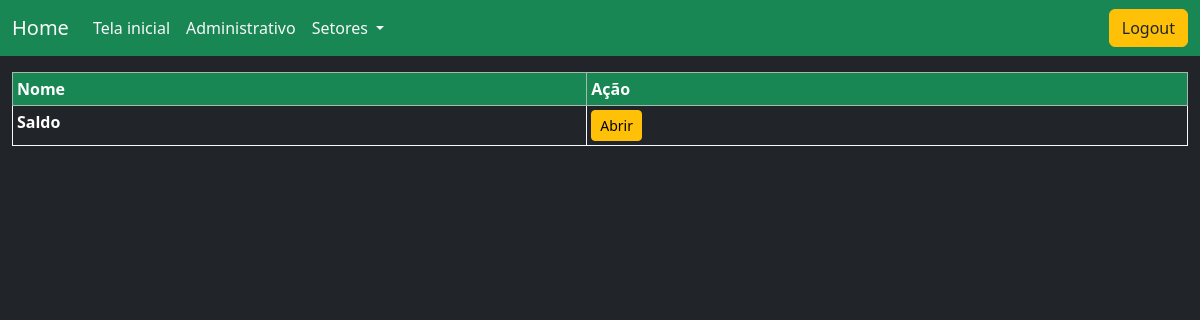
The app's page / (signed in), older data.
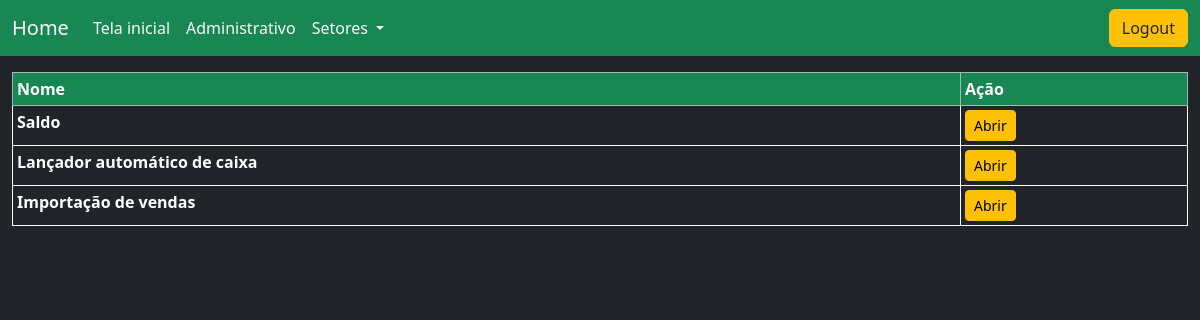
The same page, newer data.
### administrador/models.py (models this page shows, shortened)
class Relatorios(models.Model):
    nome = models.CharField(max_length=100)
    query = models.TextField()
    setores = models.ForeignKey(Setores, on_delete=models.CASCADE)

### usuario/views.py (the view, shortened to what this page needs)
# urls.py: path("", home_view, name="home_view"),
@login_required
def home_view(request):
    user = request.user
    perfil = get_object_or_404(Perfil, user=user.id)
    setores_usuario = perfil.setor.all()
    setor_nome = request.GET.get("setor")
    relatorio_id = request.GET.get("relatorio")
    relatorios = None
    filtros = None
    setor_selecionado = None
    relatorio = None
    empresas = None
    if relatorio_id:
        relatorio = get_object_or_404(Relatorios, id=relatorio_id)
        filtros = Filtros.objects.filter(relatorio=relatorio.id)  # type: ignore
        empresas = Empresa.objects.all().values()  # type: ignore
    else:
        relatorios = Relatorios.objects.filter(setores__in=setores_usuario).distinct()  # type: ignore
    context = {
        "setores": setores_usuario,
        "relatorios": relatorios,
        "filtros": filtros,
        "relatorio_selecionado": relatorio,
        "setor_selecionado": setor_selecionado,
        "empresas": empresas,
    }
    return render(request, "home.html", context)

### templates/home.html (shortened to what this page needs)
{% extends 'base.html' %}
{% load static %}
{% block content %}
    <div class="layout text-light">
        {% if relatorios %}
            <div class="container-fluid mt-3">
                <table class="table table-dark table-bordered border-light table-hover table-sm">
                    <thead>
                        <tr class="table-success">
                            <th scope="col" class="bg-success text-white">Nome</th>
                            <th scope="col" class="bg-success text-white">Ação</th>
                        </tr>
                    </thead>
                    <tbody>
                        {% for relatorio in relatorios %}
                            <tr class="bg-secondary">
                                {% if not setor_selecionado or relatorio.setores == setor_selecionado %}
                                    <th scope="row">{{ relatorio.nome|capfirst }}</th>
                                    <td>
                                        <a href="?relatorio={{ relatorio.id }}" class="btn btn-sm btn-warning">Abrir</a>
                                    </td>
                                {% endif %}
                            </tr>
                        {% empty %}
                            <tr class="table-danger">
                                <td colspan="4">Nenhum relatorio encontrado.</td>
                            </tr>
                        {% endfor %}
                    </tbody>
                </table>
            </div>
        {% endif %}
    {% endblock %}

### templates/base.html (shortened to what this page needs)
<!DOCTYPE html>
<html lang="pt-br">
<head>
    <link href="https://cdn.jsdelivr.net/npm/bootstrap@5.3.3/dist/css/bootstrap.min.css" rel="stylesheet">
</head>
<body class="bg-dark text-light">
    {% if '/admin' not in request.path and '/login' not in request.path %}
    <nav class="navbar navbar-expand-lg bg-success">
        <div class="container-fluid">
            <a class="navbar-brand text-light">Home</a>
            <div class="collapse navbar-collapse " id="navbarSupportedContent">
                <ul class="navbar-nav me-auto mb-2 mb-lg-0">
                    <ul class='nav-item p-0 m-0' >
                      <a class='nav-link text-light' href='/'>Tela inicial</a>
                    </ul>
                    {% if user.is_superuser %}
                    <li class="nav-item">
                        <a class="nav-link text-light" href='{% url "admin_view" %}'>Administrativo</a>
                    </li>
                    {% endif %}
                    <li class="nav-item dropdown">
                      <a class="nav-link dropdown-toggle text-light" role="button" data-bs-toggle="dropdown" aria-expanded="false">
                          Setores
                      </a>
                    </li>
                </ul>
              {% if user.is_authenticated %}
              <form action="{% url 'logout' %}" method="post">
                <button type="submit" class="btn btn-warning text-dark">Logout</button>
              </form>
              {% endif %}
            </div>
        </div>
    </nav>
    {% endif %}
{% block content %}
{% endblock %}
</body>
</html>

Row changes from the older to the newer data that the page shows:
added Relatorios: nome "Lançador automático de caixa"
added Relatorios: nome "Importação de vendas"
